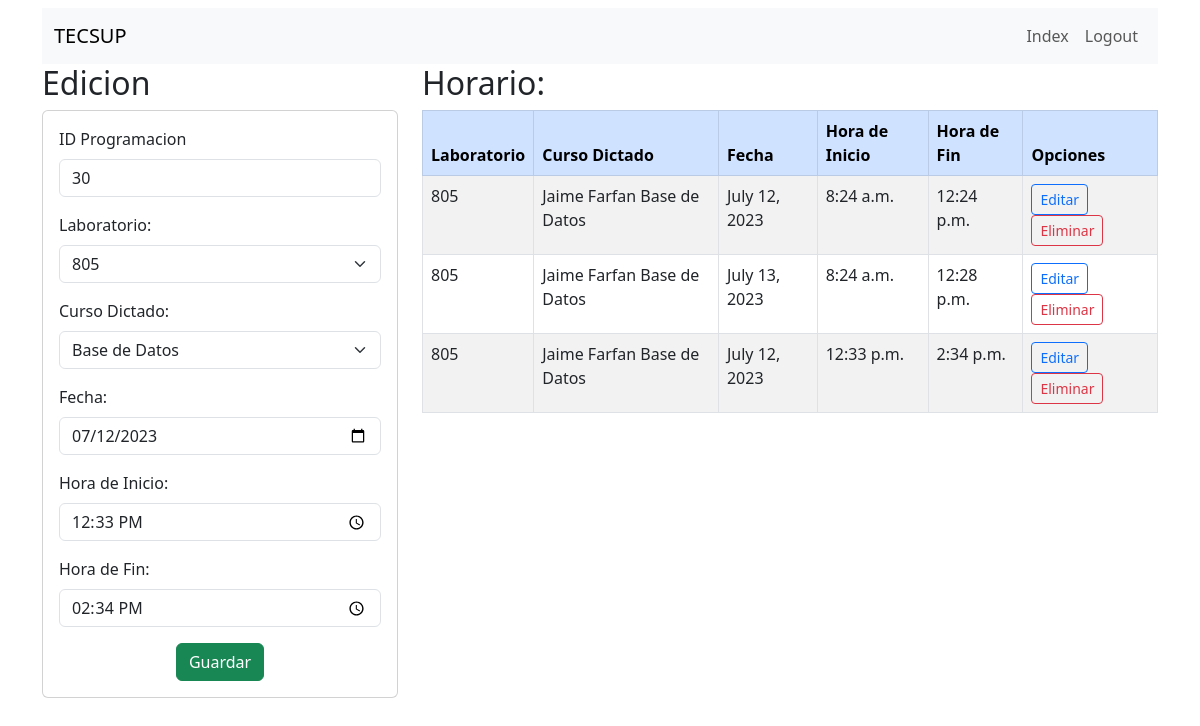
The app's page /editar/30 (signed in) with its own data.
### Laboratorios/models.py (models this page shows, shortened)
class Programacion_laboratorio(models.Model):
    laboratorio = models.ForeignKey(Laboratorio, on_delete=models.CASCADE)
    curso_dictado = models.ForeignKey(Curso_dictado, on_delete=models.CASCADE)
    fecha = models.DateField()
    hora_inicio = models.TimeField()
    hora_fin = models.TimeField()

class Laboratorio(models.Model):
    nombre = models.CharField(max_length=50)
    capacidad_alumnos = models.IntegerField()
    cantidad_equipos = models.IntegerField()
    herramientas = models.JSONField()
    def __str__(self):
        return self.nombre

class Curso_dictado(models.Model):
    profesor = models.ForeignKey(Profesor, on_delete=models.CASCADE)
    curso = models.ForeignKey(Curso, on_delete=models.CASCADE)
    def __str__(self):
        return self.profesor.nombre + " " + self.profesor.apellidos + " " + self.curso.nombre

class Curso(models.Model):
    nombre = models.CharField(max_length=50)
    creditos = models.IntegerField()
    especialidad = models.ForeignKey(Especialidad, on_delete=models.CASCADE)
    def __str__(self):
        return self.nombre

class Profesor(models.Model):
    nombre = models.CharField(max_length=50)
    apellidos = models.CharField(max_length=50)
    dni = models.CharField(max_length=8)
    direccion = models.CharField(max_length=200)
    telefono = models.CharField(max_length=9)
    email = models.CharField(max_length=100)

### Laboratorios/views.py (the view)
# urls.py: path('editar/<id>',views.editar_datos, name='editar'),
@login_required(login_url='Laboratorios:login')
def editar_datos(request,id):
    datos=Programacion_laboratorio.objects.get(id=id)
    codigo_lab=datos.laboratorio.id
    laboratorio=Laboratorio.objects.get(pk=codigo_lab)
    laboratorioListado=Laboratorio.objects.exclude(pk=codigo_lab)
    codigo_curso=datos.curso_dictado.id
    curso_dictado=Curso_dictado.objects.get(pk=codigo_curso)
    cursoListado=Curso_dictado.objects.exclude(pk=codigo_curso)
    listadoProgLabs = Programacion_laboratorio.objects.all()
    laboratorios = Laboratorio.objects.all()
    cursos_dictados = Curso_dictado.objects.all()
    context={
        'datos':datos,
        'laboratorio':laboratorio,
        'laboratorios':laboratorioListado,
        'curso_dictado':curso_dictado,
        'cursos':cursoListado,
        "labs": listadoProgLabs,
        "laboratorios": laboratorios,
        "cursos_dictados": cursos_dictados
    }
    return render(request,"editar.html",context)

### Laboratorios/templates/editar.html (shortened to what this page needs)
{% extends './base.html' %}
{% block body %}
<div class="row">
    <div class="col-sm-12 col-md-6 col-lg-4 col-xl-4">
        <h2>Edicion</h2>
        <div class="card">
            <div class="card-body">
                <form action="/editar" method="POST">
                    <div class="mb-3">
                        <label for="idpro" class="form-label">ID Programacion </label>
                        <input type="text" name="idpro" value="{{datos.id}}" class="form-control" id="idpro" readonly>
                    </div>
                    <div class="mb-3">
                        <label for="txtlaboratorio" class="form-label">Laboratorio:</label>
                        <select name="txtlaboratorio" class="form-select" id="txtlaboratorio">
                                <option selected value="{{ laboratorio.id }}">{{ laboratorio.nombre }}</option>
                        </select>
                    </div>
                    <div class="mb-3">
                        <label for="txtcurso_dictado" class="form-label">Curso Dictado:</label>
                        <select name="txtcurso_dictado" class="form-select" id="txtcurso_dictado">
                                <option selected value="{{ curso_dictado.id }}">{{ curso_dictado.curso }}</option>
                        </select>
                    </div>
                    <div class="mb-3">
                        <label for="txtfecha" class="form-label">Fecha: </label>
                        <input type="date" name="txtfecha" value="{{datos.fecha|date:'Y-m-d' }}" class="form-control" id="txtfecha">
                    </div>
                    <div class="mb-3">
                        <label for="txthora_inicio" class="form-label">Hora de Inicio:</label>
                        <input type="time" name="txthora_inicio" class="form-control" id="txthora_inicio" value="{{datos.hora_inicio|date:'H:i'}}">
                    </div>
                    <div class="mb-3">
                        <label for="txthora_fin" class="form-label">Hora de Fin:</label>
                        <input type="time" name="txthora_fin" class="form-control" id="txthora_fin" value="{{datos.hora_fin|date:'H:i'}}">
                    </div>
                    <div class="text-center">
                        <button type="submit" class="btn btn-success">Guardar</button>
                    </div>
                </form>
            </div>
        </div>
    </div>
    <div class="col-sm-12 col-md-6 col-lg-8 col-xl-8">
        <h2>Horario:</h2>
        <div class="table-responsive">
          <table class="table table-striped table-bordered">
            <thead class="table-primary">
              <tr>
                <th>Laboratorio</th>
                <th>Curso Dictado</th>
                <th>Fecha</th>
                <th>Hora de Inicio</th>
                <th>Hora de Fin</th>
                <th>Opciones</th>
              </tr>
            </thead>
            <tbody>
              {% for d in labs %}
              <tr>
                <td>{{ d.laboratorio }}</td>
                <td>{{ d.curso_dictado }}</td>
                <td>{{ d.fecha }}</td>
                <td>{{ d.hora_inicio }}</td>
                <td>{{ d.hora_fin }}</td>
                <td>
                  <a href="{% url 'Laboratorios:editar' d.id %}" class="btn btn-outline-primary btn-sm">Editar</a>
                  <a href="{% url 'Laboratorios:eliminar' d.id %}" class="btn btn-outline-danger btn-sm">Eliminar</a>
                </td>
              </tr>
              {% endfor %}
            </tbody>
          </table>
        </div>
      </div>
</div>
{% endblock %}

### records on screen
Programacion_laboratorio: idpro "30", txtfecha "07/12/2023", txthora_inicio "12:33", txthora_fin "14:34", laboratorio "805", curso_dictado "Jaime Farfan Base de Datos", fecha "July 12, 2023", hora_inicio "12:33 p.m.", hora_fin "2:34 p.m."
Laboratorio: txtlaboratorio "805"
Curso_dictado: txtcurso_dictado "Base de Datos"
Programacion_laboratorio: laboratorio "805", curso_dictado "Jaime Farfan Base de Datos", fecha "July 12, 2023", hora_inicio "8:24 a.m.", hora_fin "12:24 p.m."
Programacion_laboratorio: laboratorio "805", curso_dictado "Jaime Farfan Base de Datos", fecha "July 13, 2023", hora_inicio "8:24 a.m.", hora_fin "12:28 p.m."
